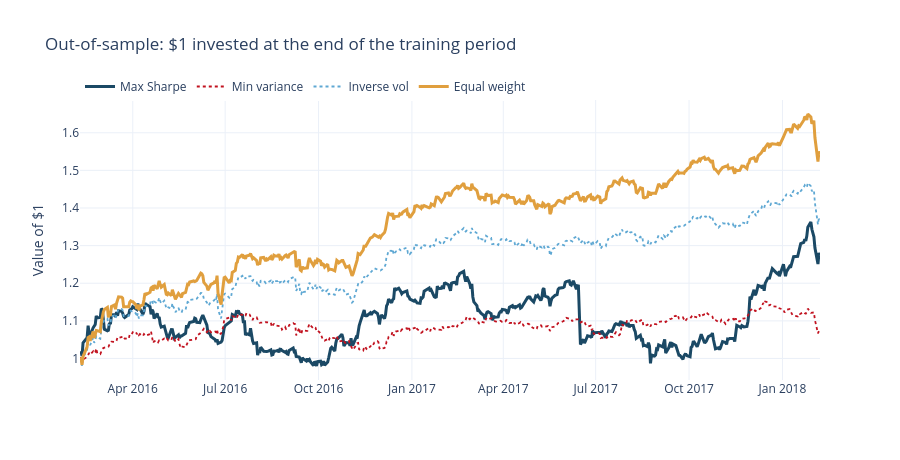

Source (notebook cell):
### Code cell
fig = go.Figure()
for i, (name, w) in enumerate(methods.items()):
    curve = (1 + test.values @ w).cumprod()
    fig.add_trace(go.Scatter(x=test.index, y=curve, name=name,
                             line=dict(color=AIRM_COLOURS[i],
                                       width=3 if name in ("Max Sharpe", "Equal weight") else 1.8,
                                       dash=None if name in ("Max Sharpe", "Equal weight") else "dot")))
fig.update_layout(title="Out-of-sample: $1 invested at the end of the training period",
                  template=AIRM_TEMPLATE, height=460, hovermode="x unified",
                  yaxis_title="Value of $1", legend=dict(orientation="h", y=1.1))
fig.show()

print(f"Max Sharpe : in-sample {results.loc['Max Sharpe','Sharpe IN']:.2f} "
      f"-> out-of-sample {results.loc['Max Sharpe','Sharpe OUT']:.2f} "
      f"(retained {results.loc['Max Sharpe','Retained']:.0%})")
print(f"Equal weight: in-sample {results.loc['Equal weight','Sharpe IN']:.2f} "
      f"-> out-of-sample {results.loc['Equal weight','Sharpe OUT']:.2f}")
print("\nThe portfolio that looked SIX TIMES better in-sample finished well behind the")
print("one that required no estimation, no optimisation and no thought whatsoever.")

### Figure 1 — Plotly figure (JSON) as saved in the notebook; plotly's stock layout.template omitted (floating-point values rounded to 4 significant figures; data arrays with more than 128 entries replaced by an {"elided": "..."} marker saying what was removed)
{"data": [{"line": {"color": "#1b4965", "width": 3}, "name": "Max Sharpe", "type": "scatter", "x": {"elided": "504 str values"}, "y": {"elided": "504 float values"}}, {"line": {"color": "#c1121f", "dash": "dot", "width": 1.8}, "name": "Min variance", "type": "scatter", "x": {"elided": "504 str values"}, "y": {"elided": "504 float values"}}, {"line": {"color": "#5fa8d3", "dash": "dot", "width": 1.8}, "name": "Inverse vol", "type": "scatter", "x": {"elided": "504 str values"}, "y": {"elided": "504 float values"}}, {"line": {"color": "#e09f3e", "width": 3}, "name": "Equal weight", "type": "scatter", "x": {"elided": "504 str values"}, "y": {"elided": "504 float values"}}], "layout": {"height": 460, "hovermode": "x unified", "legend": {"orientation": "h", "y": 1.1}, "title": {"text": "Out-of-sample: $1 invested at the end of the training period"}, "yaxis": {"title": {"text": "Value of $1"}}}}
